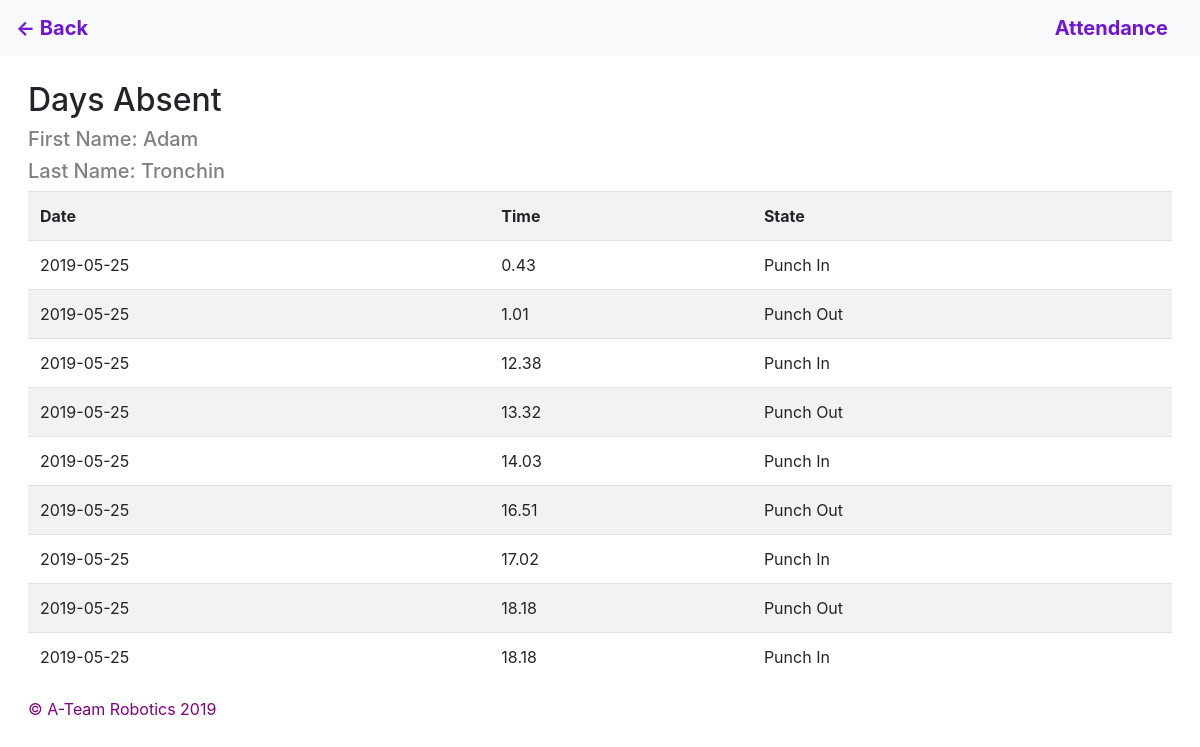
/viewRecord.php?uid=35201261, run on the app's committed database.
### tables this page shows
CREATE TABLE `members` (
  `uid` varchar(12) NOT NULL,
  `firstName` varchar(250) NOT NULL,
  `lastName` varchar(250) NOT NULL,
  `dateAdded` timestamp NOT NULL DEFAULT CURRENT_TIMESTAMP ON UPDATE CURRENT_TIMESTAMP,
  `hours` double NOT NULL,
  `presence` tinyint(1) NOT NULL
);

CREATE TABLE `archive` (
  `id` int(255) NOT NULL,
  `uid` int(11) NOT NULL,
  `date` date NOT NULL,
  `time` double NOT NULL,
  `state` tinyint(1) NOT NULL
);

### viewRecord.php (the view, shortened to what this page needs)
<?php include('include/database.php'); ?>
<?php
	$uid = $_GET['uid'];
	if(isset($uid)&&(!empty($uid))){
		$uid = $_GET['uid'];
		$query ="SELECT `firstName`,`lastName`,`hours`,`presence` FROM `members` WHERE `uid`='$uid'";
		$result = $mysqli->query($query) or die($mysqli->error.__LINE__);
		$nameDisplay = $result->fetch_assoc();
		$archive ="SELECT * FROM `archive` WHERE `uid`='$uid'  ORDER by date DESC";
			$result2 = $mysqli->query($archive) or die($mysqli->error.__LINE__);
	}else{
		$isBlank = true;
		$screenErrorMessage = "Could not retrive member information.";
	}
?>
<!DOCTYPE html>
<html>
<head>
    <link href="./css/main.css" rel="stylesheet">
    <link href="./css/custom.css" rel="stylesheet">
</head>
<body>
<nav class="navbar navbar-dark fixed-top bg-light">
<a class="navbar-brand" href="view.php" style="color:rgb(111, 21, 214); font-weight: bold;"><- Back</a>
	<a class="navbar-brand" href="index.php" style="color:rgb(111, 21, 214); font-weight: bold;">Attendance</a>
</nav>
<div>
<h2>Days Absent</h2>
<h5 style="color:grey;">First Name: <?php echo $nameDisplay['firstName']; ?></h5>
<h5 style="color:grey;">Last Name: <?php echo $nameDisplay['lastName']; ?></h5>
<table class="table table-striped">
				<tr>
					<th>Date</th>
					<th>Time</th>
					<th>State</th>
				</tr>
			<?php
				if($result2->num_rows > 0) {
				while($row = $result2->fetch_assoc()){
					$msg = "";
					if($row['state']==0){
						$msg = "Punch In";
					}else{
						$msg = "Punch Out";
					}
					$output ='<tr>';
					$output .='<td>'.$row['date'].'</td>';
					$output .='<td>'.$row['time'].'</td>';
					$output .='<td>'.$msg.'</td>';
					$output .='</tr>';
					echo $output;
				}
			} else {
				echo "Sorry, no records were found";
			}
			?>
		</table>
</div>
		<div class="footer">
			<p style="color:purple;">&copy; A-Team Robotics 2019</p>
      </div>
</body>
</html>

### css/custom.css (style rules this page uses)
body { padding-top: 3.5rem; padding-left: 3px; padding-right: 3px; margin: 20px; }

### viewRecord.php (style rules this page uses)
div { margin: 5px; }

### data on the page
members: firstName "Adam", lastName "Tronchin"
archive: date "2019-05-25", time "0.43", state "Punch In"
archive: date "2019-05-25", time "1.01", state "Punch Out"
archive: date "2019-05-25", time "12.38", state "Punch In"
archive: date "2019-05-25", time "13.32", state "Punch Out"
archive: date "2019-05-25", time "14.03", state "Punch In"
archive: date "2019-05-25", time "16.51", state "Punch Out"
archive: date "2019-05-25", time "17.02", state "Punch In"
archive: date "2019-05-25", time "18.18", state "Punch Out"
archive: date "2019-05-25", time "18.18", state "Punch In"
